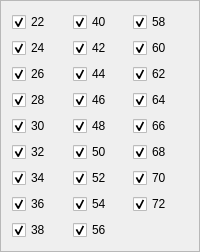
            <widget class="QFrame" name="frame_2">
             <property name="frameShape">
              <enum>QFrame::StyledPanel</enum>
             </property>
             <property name="frameShadow">
              <enum>QFrame::Raised</enum>
             </property>
             <layout class="QGridLayout" name="gridLayout">
              <item row="3" column="1">
               <widget class="QCheckBox" name="checkBoxS46">
                <property name="enabled">
                 <bool>true</bool>
                </property>
                <property name="sizePolicy">
                 <sizepolicy hsizetype="Preferred" vsizetype="Preferred">
                  <horstretch>0</horstretch>
                  <verstretch>0</verstretch>
                 </sizepolicy>
                </property>
                <property name="text">
                 <string notr="true">46</string>
                </property>
                <property name="checked">
                 <bool>true</bool>
                </property>
               </widget>
              </item>
              <item row="4" column="1">
               <widget class="QCheckBox" name="checkBoxS48">
                <property name="enabled">
                 <bool>true</bool>
                </property>
                <property name="sizePolicy">
                 <sizepolicy hsizetype="Preferred" vsizetype="Preferred">
                  <horstretch>0</horstretch>
                  <verstretch>0</verstretch>
                 </sizepolicy>
                </property>
                <property name="text">
                 <string notr="true">48</string>
                </property>
                <property name="checked">
                 <bool>true</bool>
                </property>
               </widget>
              </item>
              <item row="8" column="0">
               <widget class="QCheckBox" name="checkBoxS38">
                <property name="enabled">
                 <bool>true</bool>
                </property>
                <property name="sizePolicy">
                 <sizepolicy hsizetype="Preferred" vsizetype="Preferred">
                  <horstretch>0</horstretch>
                  <verstretch>0</verstretch>
                 </sizepolicy>
                </property>
                <property name="text">
                 <string notr="true">38</string>
                </property>
                <property name="checked">
                 <bool>true</bool>
                </property>
               </widget>
              </item>
              <item row="0" column="0">
               <widget class="QCheckBox" name="checkBoxS22">
                <property name="enabled">
                 <bool>true</bool>
                </property>
                <property name="sizePolicy">
                 <sizepolicy hsizetype="Preferred" vsizetype="Preferred">
                  <horstretch>0</horstretch>
                  <verstretch>0</verstretch>
                 </sizepolicy>
                </property>
                <property name="text">
                 <string notr="true">22</string>
                </property>
                <property name="checked">
                 <bool>true</bool>
                </property>
               </widget>
              </item>
              <item row="1" column="0">
               <widget class="QCheckBox" name="checkBoxS24">
                <property name="enabled">
                 <bool>true</bool>
                </property>
                <property name="sizePolicy">
                 <sizepolicy hsizetype="Preferred" vsizetype="Preferred">
                  <horstretch>0</horstretch>
                  <verstretch>0</verstretch>
                 </sizepolicy>
                </property>
                <property name="text">
                 <string notr="true">24</string>
                </property>
                <property name="checked">
                 <bool>true</bool>
                </property>
               </widget>
              </item>
              <item row="5" column="1">
               <widget class="QCheckBox" name="checkBoxS50">
                <property name="enabled">
                 <bool>true</bool>
                </property>
                <property name="sizePolicy">
                 <sizepolicy hsizetype="Preferred" vsizetype="Preferred">
                  <horstretch>0</horstretch>
                  <verstretch>0</verstretch>
                 </sizepolicy>
                </property>
                <property name="text">
                 <string notr="true">50</string>
                </property>
                <property name="checked">
                 <bool>true</bool>
                </property>
               </widget>
              </item>
              <item row="7" column="0">
               <widget class="QCheckBox" name="checkBoxS36">
                <property name="enabled">
                 <bool>true</bool>
                </property>
                <property name="sizePolicy">
                 <sizepolicy hsizetype="Preferred" vsizetype="Preferred">
                  <horstretch>0</horstretch>
                  <verstretch>0</verstretch>
                 </sizepolicy>
                </property>
                <property name="text">
                 <string notr="true">36</string>
                </property>
                <property name="checked">
                 <bool>true</bool>
                </property>
               </widget>
              </item>
              <item row="8" column="1">
               <widget class="QCheckBox" name="checkBoxS56">
                <property name="enabled">
                 <bool>true</bool>
                </property>
                <property name="sizePolicy">
                 <sizepolicy hsizetype="Preferred" vsizetype="Preferred">
                  <horstretch>0</horstretch>
                  <verstretch>0</verstretch>
                 </sizepolicy>
                </property>
                <property name="text">
                 <string notr="true">56</string>
                </property>
                <property name="checked">
                 <bool>true</bool>
                </property>
               </widget>
              </item>
              <item row="2" column="0">
               <widget class="QCheckBox" name="checkBoxS26">
                <property name="enabled">
                 <bool>true</bool>
                </property>
                <property name="sizePolicy">
                 <sizepolicy hsizetype="Preferred" vsizetype="Preferred">
                  <horstretch>0</horstretch>
                  <verstretch>0</verstretch>
                 </sizepolicy>
                </property>
                <property name="text">
                 <string notr="true">26</string>
                </property>
                <property name="checked">
                 <bool>true</bool>
                </property>
               </widget>
              </item>
              <item row="4" column="0">
               <widget class="QCheckBox" name="checkBoxS30">
                <property name="enabled">
                 <bool>true</bool>
                </property>
                <property name="sizePolicy">
                 <sizepolicy hsizetype="Preferred" vsizetype="Preferred">
                  <horstretch>0</horstretch>
                  <verstretch>0</verstretch>
                 </sizepolicy>
                </property>
                <property name="text">
                 <string notr="true">30</string>
                </property>
                <property name="checked">
                 <bool>true</bool>
                </property>
               </widget>
              </item>
              <item row="7" column="1">
               <widget class="QCheckBox" name="checkBoxS54">
                <property name="enabled">
                 <bool>true</bool>
                </property>
                <property name="sizePolicy">
                 <sizepolicy hsizetype="Preferred" vsizetype="Preferred">
                  <horstretch>0</horstretch>
                  <verstretch>0</verstretch>
                 </sizepolicy>
                </property>
                <property name="text">
                 <string notr="true">54</string>
                </property>
                <property name="checked">
                 <bool>true</bool>
                </property>
               </widget>
              </item>
              <item row="0" column="1">
               <widget class="QCheckBox" name="checkBoxS40">
                <property name="enabled">
                 <bool>true</bool>
                </property>
                <property name="sizePolicy">
                 <sizepolicy hsizetype="Preferred" vsizetype="Preferred">
                  <horstretch>0</horstretch>
                  <verstretch>0</verstretch>
                 </sizepolicy>
                </property>
                <property name="text">
                 <string notr="true">40</string>
                </property>
                <property name="checked">
                 <bool>true</bool>
                </property>
               </widget>
              </item>
              <item row="6" column="1">
               <widget class="QCheckBox" name="checkBoxS52">
                <property name="enabled">
                 <bool>true</bool>
                </property>
                <property name="sizePolicy">
                 <sizepolicy hsizetype="Preferred" vsizetype="Preferred">
                  <horstretch>0</horstretch>
                  <verstretch>0</verstretch>
                 </sizepolicy>
                </property>
                <property name="text">
                 <string notr="true">52</string>
                </property>
                <property name="checked">
                 <bool>true</bool>
                </property>
               </widget>
              </item>
              <item row="5" column="0">
               <widget class="QCheckBox" name="checkBoxS32">
                <property name="enabled">
                 <bool>true</bool>
                </property>
                <property name="sizePolicy">
                 <sizepolicy hsizetype="Preferred" vsizetype="Preferred">
                  <horstretch>0</horstretch>
                  <verstretch>0</verstretch>
                 </sizepolicy>
                </property>
                <property name="text">
                 <string notr="true">32</string>
                </property>
                <property name="checked">
                 <bool>true</bool>
                </property>
               </widget>
              </item>
              <item row="1" column="1">
               <widget class="QCheckBox" name="checkBoxS42">
                <property name="enabled">
                 <bool>true</bool>
                </property>
                <property name="sizePolicy">
                 <sizepolicy hsizetype="Preferred" vsizetype="Preferred">
                  <horstretch>0</horstretch>
                  <verstretch>0</verstretch>
                 </sizepolicy>
                </property>
                <property name="text">
                 <string notr="true">42</string>
                </property>
                <property name="checked">
                 <bool>true</bool>
                </property>
               </widget>
              </item>
              <item row="6" column="0">
               <widget class="QCheckBox" name="checkBoxS34">
                <property name="enabled">
                 <bool>true</bool>
                </property>
                <property name="sizePolicy">
                 <sizepolicy hsizetype="Preferred" vsizetype="Preferred">
                  <horstretch>0</horstretch>
                  <verstretch>0</verstretch>
                 </sizepolicy>
                </property>
                <property name="text">
                 <string notr="true">34</string>
                </property>
                <property name="checked">
                 <bool>true</bool>
                </property>
               </widget>
              </item>
              <item row="2" column="1">
               <widget class="QCheckBox" name="checkBoxS44">
                <property name="enabled">
                 <bool>true</bool>
                </property>
                <property name="sizePolicy">
                 <sizepolicy hsizetype="Preferred" vsizetype="Preferred">
                  <horstretch>0</horstretch>
                  <verstretch>0</verstretch>
                 </sizepolicy>
                </property>
                <property name="text">
                 <string notr="true">44</string>
                </property>
                <property name="checked">
                 <bool>true</bool>
                </property>
               </widget>
              </item>
              <item row="3" column="0">
               <widget class="QCheckBox" name="checkBoxS28">
                <property name="enabled">
                 <bool>true</bool>
                </property>
                <property name="sizePolicy">
                 <sizepolicy hsizetype="Preferred" vsizetype="Preferred">
                  <horstretch>0</horstretch>
                  <verstretch>0</verstretch>
                 </sizepolicy>
                </property>
                <property name="text">
                 <string notr="true">28</string>
                </property>
                <property name="checked">
                 <bool>true</bool>
                </property>
               </widget>
              </item>
              <item row="1" column="2">
               <widget class="QCheckBox" name="checkBoxS60">
                <property name="text">
                 <string notr="true">60</string>
                </property>
                <property name="checked">
                 <bool>true</bool>
                </property>
               </widget>
              </item>
              <item row="2" column="2">
               <widget class="QCheckBox" name="checkBoxS62">
                <property name="text">
                 <string notr="true">62</string>
                </property>
                <property name="checked">
                 <bool>true</bool>
                </property>
               </widget>
              </item>
              <item row="3" column="2">
               <widget class="QCheckBox" name="checkBoxS64">
                <property name="text">
                 <string notr="true">64</string>
                </property>
                <property name="checked">
                 <bool>true</bool>
                </property>
               </widget>
              </item>
              <item row="4" column="2">
               <widget class="QCheckBox" name="checkBoxS66">
                <property name="text">
                 <string notr="true">66</string>
                </property>
                <property name="checked">
                 <bool>true</bool>
                </property>
               </widget>
              </item>
              <item row="5" column="2">
               <widget class="QCheckBox" name="checkBoxS68">
                <property name="text">
                 <string notr="true">68</string>
                </property>
                <property name="checked">
                 <bool>true</bool>
                </property>
               </widget>
              </item>
              <item row="0" column="2">
               <widget class="QCheckBox" name="checkBoxS58">
                <property name="text">
                 <string notr="true">58</string>
                </property>
                <property name="checked">
                 <bool>true</bool>
                </property>
               </widget>
              </item>
              <item row="6" column="2">
               <widget class="QCheckBox" name="checkBoxS70">
                <property name="text">
                 <string notr="true">70</string>
                </property>
                <property name="checked">
                 <bool>true</bool>
                </property>
               </widget>
              </item>
              <item row="7" column="2">
               <widget class="QCheckBox" name="checkBoxS72">
                <property name="text">
                 <string notr="true">72</string>
                </property>
                <property name="checked">
                 <bool>true</bool>
                </property>
               </widget>
              </item>
             </layout>
            </widget>
